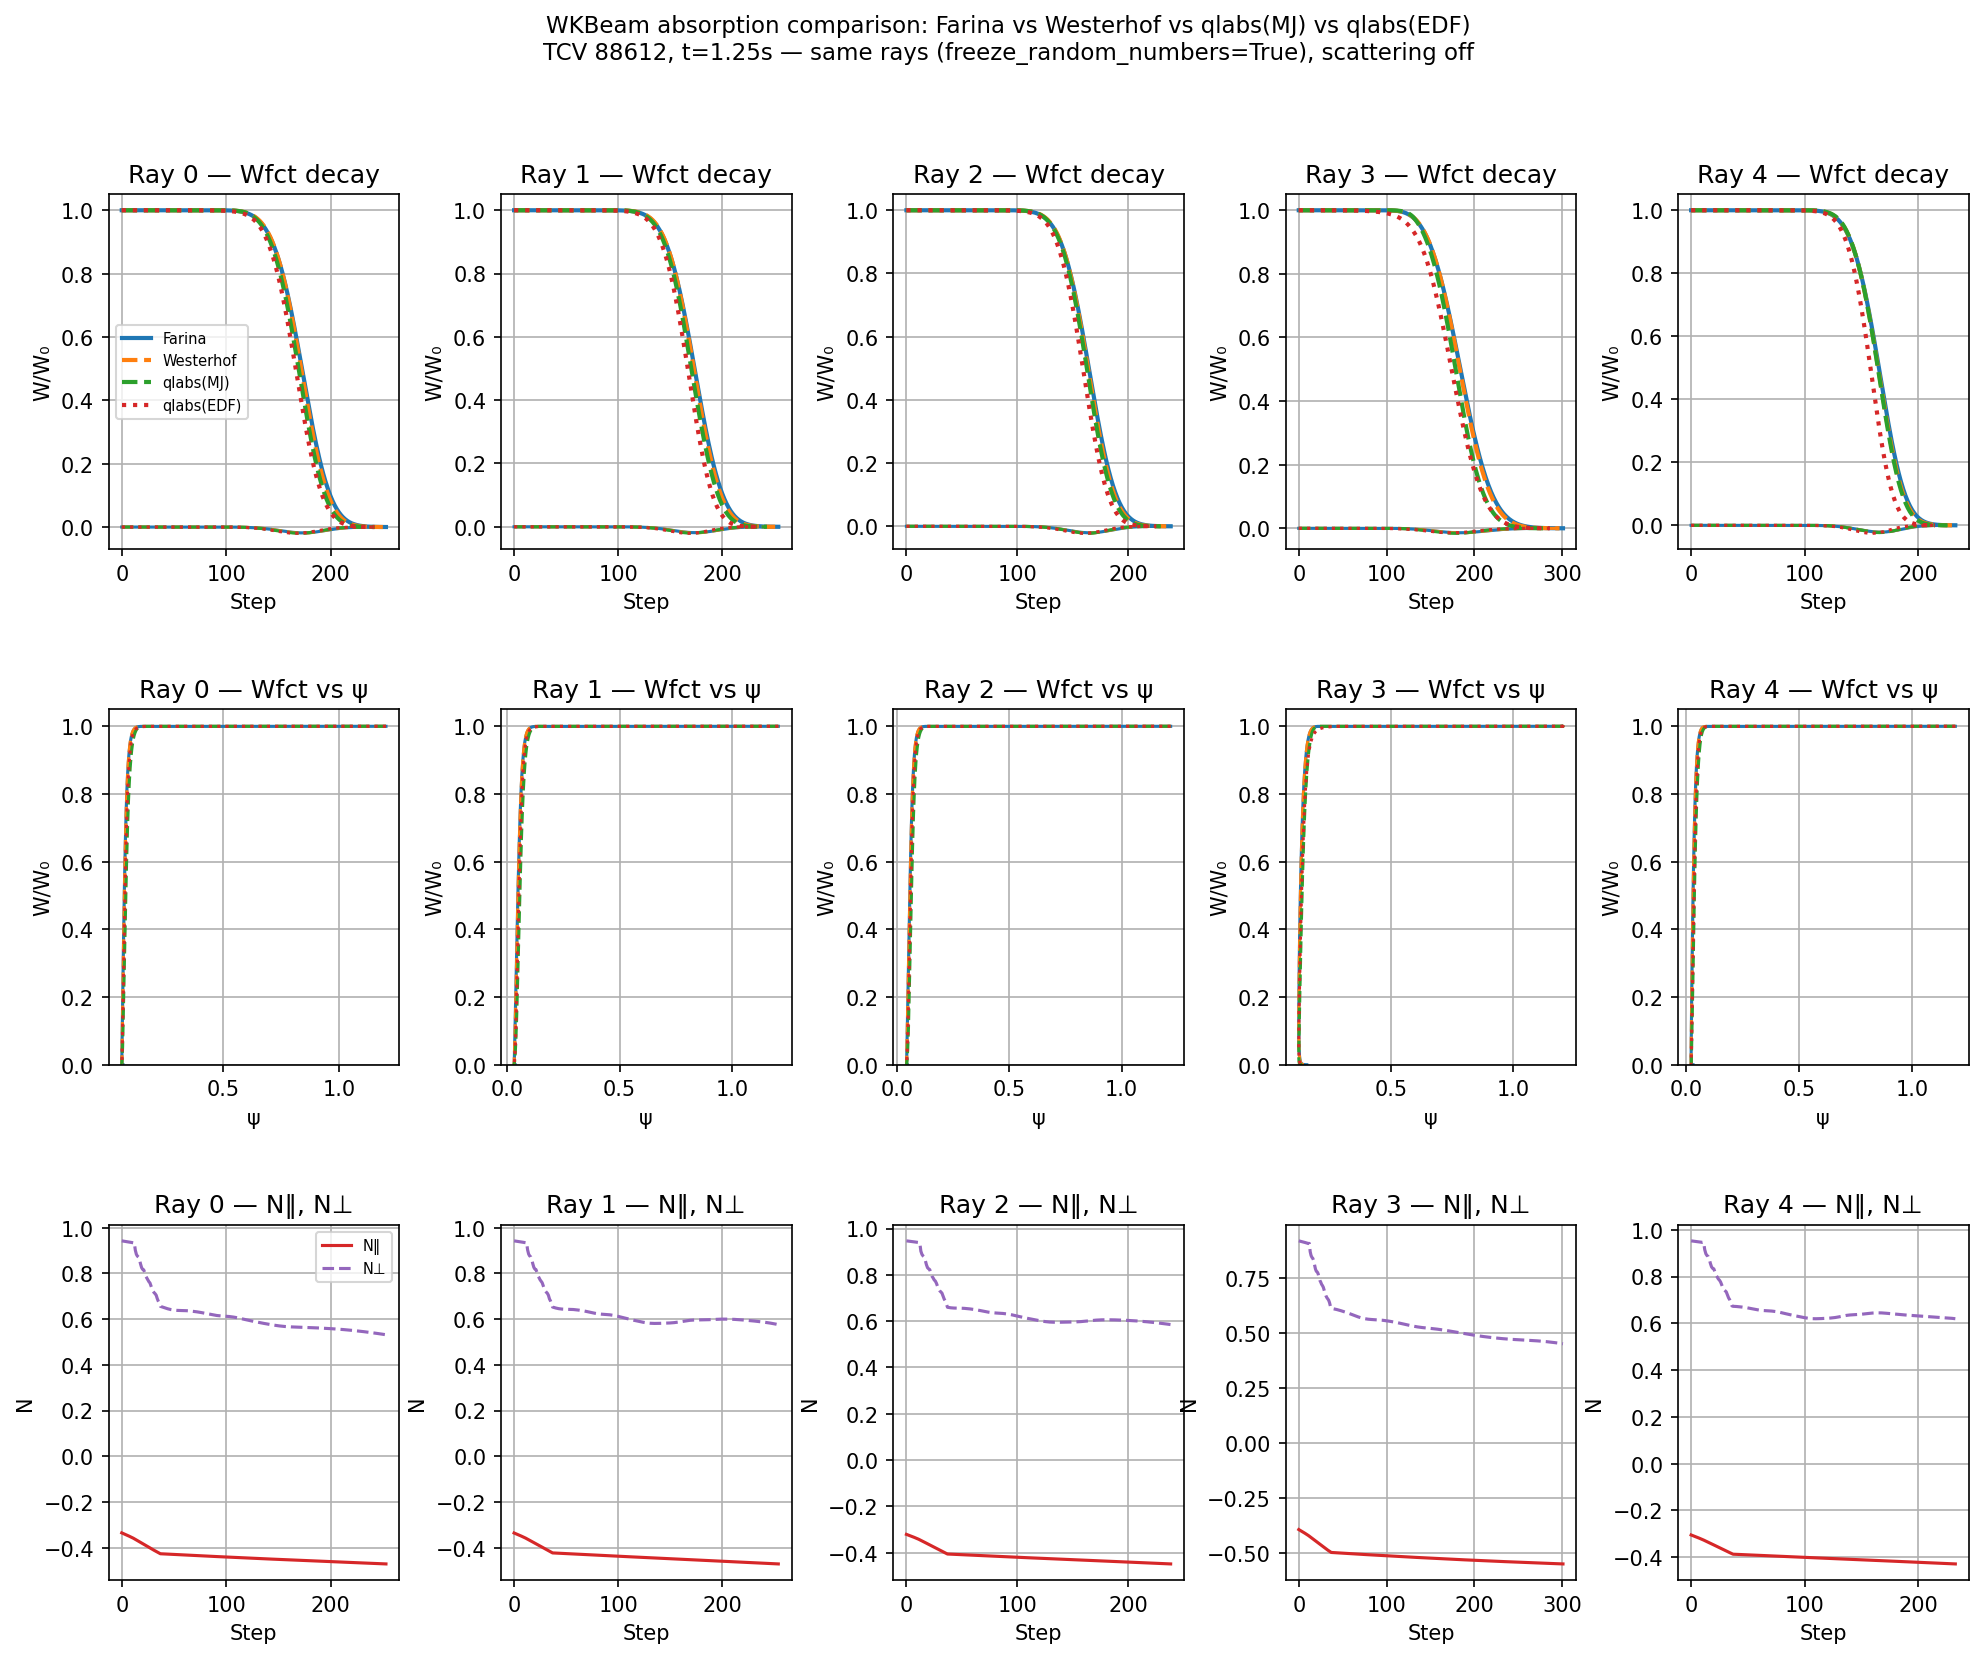

Here is the Python script that generated this plot:
"""
compare_runs.py
===============
Compare three WKBeam ray-tracing runs (same rays, different absorption modules):

    L4_Farina_file0.hdf5    -- Farina (warmdamp) fully-relativistic Maxwellian
    L4_QLabs_M_file0.hdf5   -- qlabs loaded with LUKE Maxwellian (XXfM)
    L4_QLabs_EDF_file0.hdf5 -- qlabs loaded with LUKE actual EDF (XXf0)

Because freeze_random_numbers = True was set, all three runs trace identical
rays.  The only difference is the absorption coefficient, so the Wfct decay
curves can be overlaid directly.

Usage:
    cd StandardCases/TCV_88612_1.25_fluct
    python compare_runs.py

Output:
    compare_runs.png   -- multi-panel figure
    compare_runs.txt   -- summary statistics
"""

import os
import sys
import numpy as np
import h5py
import matplotlib
matplotlib.use('Agg')
import matplotlib.pyplot as plt

# ---------------------------------------------------------------------------
# Paths
# ---------------------------------------------------------------------------
_HERE       = os.path.dirname(os.path.abspath(__file__))
_WKBEAM_ROOT = os.path.normpath(os.path.join(_HERE, '..', '..'))
if _WKBEAM_ROOT not in sys.path:
    sys.path.insert(0, _WKBEAM_ROOT)

# ---------------------------------------------------------------------------
# Configuration
# ---------------------------------------------------------------------------
OUTDIR = os.path.join(_HERE, 'output')

RUNS = {
    'Farina':    os.path.join(OUTDIR, 'L4_Farina_file0.hdf5'),
    'Westerhof':  os.path.join(OUTDIR, 'L4_Westerhof_file0.hdf5'),
    'qlabs(MJ)': os.path.join(OUTDIR, 'L4_QLabs_M_file0.hdf5'),
    'qlabs(EDF)':os.path.join(OUTDIR, 'L4_QLabs_EDF_file0.hdf5'),
}
COLORS = {
    'Farina':    'C0',
    'Westerhof': 'C1',
    'qlabs(MJ)': 'C2',
    'qlabs(EDF)':'C3',
}
LS = {
    'Farina':    '-',
    'Westerhof': '--',
    'qlabs(MJ)': '--',
    'qlabs(EDF)':':',
}

# ---------------------------------------------------------------------------
# Load data
# ---------------------------------------------------------------------------
def load_run(fpath):
    """Return a dict of arrays from a WKBeam output HDF5 file."""
    with h5py.File(fpath, 'r') as f:
        out = {}
        out['Wfct']    = f['TracesWfct'][:]          # (nRays, npt)
        out['Psi']     = f['TracesPsi'][:]            # (nRays, npt)
        out['Npar']    = f['TracesNparallel'][:]      # (nRays, npt)
        out['Nperp']   = f['TracesNperpendicular'][:] # (nRays, npt)
        out['time']    = f['TracesTime'][:]           # (nRays, npt)
        XYZ            = f['TracesXYZ'][:]            # (nRays, 3, npt)
        out['X'] = XYZ[:, 0, :]
        out['Y'] = XYZ[:, 1, :]
        out['Z'] = XYZ[:, 2, :]
        if 'TracesCorrectionFactor' in f:
            out['xi'] = f['TracesCorrectionFactor'][:]
        if 'TracesTheta' in f:
            out['Theta'] = f['TracesTheta'][:]
    return out

# Check all files exist
missing = [k for k, v in RUNS.items() if not os.path.isfile(v)]
if missing:
    print("ERROR: Output files not found for runs:", missing)
    print("Expected paths:")
    for k in missing:
        print(f"  {RUNS[k]}")
    print("\nRun the three simulations first, then re-run this script.")
    sys.exit(1)

data = {name: load_run(path) for name, path in RUNS.items()}
nRays = data['Farina']['Wfct'].shape[0]
print(f"Loaded {len(data)} runs, {nRays} rays each.")

# ---------------------------------------------------------------------------
# Per-ray active mask: steps where all coordinates are non-zero
# ---------------------------------------------------------------------------
def active_mask(d, iray):
    """Boolean mask of valid (non-zero) steps for ray iray."""
    return d['Wfct'][iray] != 0.0

def absorbed_fraction(d, iray):
    """1 - Wfct_last / Wfct_first for active steps."""
    mask = active_mask(d, iray)
    if mask.sum() < 2:
        return float('nan')
    W = d['Wfct'][iray, mask]
    return 1.0 - W[-1] / W[0]

# ---------------------------------------------------------------------------
# Summary statistics
# ---------------------------------------------------------------------------
lines = []
lines.append("="*60)
lines.append(f"Absorbed power fraction per ray (1 - W_final/W_initial)")
lines.append("="*60)
header = f"{'Ray':>4}  " + "  ".join(f"{k:>12}" for k in RUNS)
lines.append(header)
lines.append("-"*60)

afrac = {name: [] for name in RUNS}
for iray in range(nRays):
    row = f"{iray:>4}  "
    for name, d in data.items():
        af = absorbed_fraction(d, iray)
        afrac[name].append(af)
        row += f"  {af:>12.4f}"
    lines.append(row)

lines.append("-"*60)
means_row = f"{'mean':>4}  " + "  ".join(f"{np.nanmean(afrac[k]):>12.4f}" for k in RUNS)
lines.append(means_row)
lines.append("="*60)

lines.append("")
lines.append("Ratio qlabs(EDF) / Farina per ray:")
for iray in range(nRays):
    farina = afrac['Farina'][iray]
    edf    = afrac['qlabs(EDF)'][iray]
    ratio  = edf / farina if (np.isfinite(farina) and farina > 0) else float('nan')
    lines.append(f"  Ray {iray}: {ratio:.4f}")

for line in lines:
    print(line)

txt_out = os.path.join(_HERE, 'compare_runs.txt')
with open(txt_out, 'w') as fh:
    fh.write('\n'.join(lines) + '\n')
print(f"\nSummary written → {txt_out}")

# ---------------------------------------------------------------------------
# Plotting
# ---------------------------------------------------------------------------
fig = plt.figure(figsize=(16, 12))
fig.suptitle(
    'WKBeam absorption comparison: Farina vs Westerhof vs qlabs(MJ) vs qlabs(EDF)\n'
    'TCV 88612, t=1.25s — same rays (freeze_random_numbers=True), scattering off',
    fontsize=11
)
gs = fig.add_gridspec(3, 5, hspace=0.45, wspace=0.35)

for iray in range(5):
    # --- Row 0: Wfct vs step index ---
    ax = fig.add_subplot(gs[0, iray])
    for name, d in data.items():
        mask = active_mask(d, iray)
        steps = np.where(mask)[0]
        W = d['Wfct'][iray, mask]
        W_norm = W / W[0] if W[0] > 0 else W
        ax.plot(steps, W_norm, color=COLORS[name], ls=LS[name], lw=2, label=name)

        ax.plot(steps, np.gradient(W_norm), color=COLORS[name], ls=LS[name], lw=1.5, label=None)
    ax.set(xlabel='Step', ylabel='W/W₀',
           title=f'Ray {iray} — Wfct decay')
    #ax.set_ylim(0, 1.05)
    if iray == 0:
        ax.legend(fontsize=7)
    ax.grid(True)

    # --- Row 1: Wfct vs psi ---
    ax = fig.add_subplot(gs[1, iray])
    for name, d in data.items():
        mask = active_mask(d, iray)
        psi = d['Psi'][iray, mask]
        W = d['Wfct'][iray, mask]
        W_norm = W / W[0] if W[0] > 0 else W
        ax.plot(psi, W_norm, color=COLORS[name], ls=LS[name], lw=1.5, label=name)
    ax.set(xlabel='ψ', ylabel='W/W₀',
           title=f'Ray {iray} — Wfct vs ψ')
    ax.set_ylim(0, 1.05)
    ax.grid(True)

    # --- Row 2: N‖ along ray ---
    ax = fig.add_subplot(gs[2, iray])
    # N‖ is the same for all runs (same rays), just use Farina
    d_ref = data['Farina']
    mask = active_mask(d_ref, iray)
    steps = np.where(mask)[0]
    ax.plot(steps, d_ref['Npar'][iray, mask],  lw=1.5, label='N‖', color='C3')
    ax.plot(steps, d_ref['Nperp'][iray, mask], lw=1.5, label='N⊥', color='C4', ls='--')
    ax.set(xlabel='Step', ylabel='N',
           title=f'Ray {iray} — N‖, N⊥')
    if iray == 0:
        ax.legend(fontsize=7)
    ax.grid(True)

# --- Extra summary panel: absorbed fraction bar chart ---
fig2, ax2 = plt.subplots(figsize=(7, 4))
x = np.arange(nRays)
w = 0.25
for i, (name, vals) in enumerate(afrac.items()):
    ax2.bar(x + (i - 1)*w, vals, width=w, label=name,
            color=COLORS[name], alpha=0.85)
ax2.set_xticks(x)
ax2.set_xticklabels([f'Ray {i}' for i in range(nRays)])
ax2.set(ylabel='Absorbed fraction', title='Absorbed power fraction per ray')
ax2.legend()
ax2.grid(True, axis='y')
fig2.tight_layout()
out2 = os.path.join(_HERE, 'compare_absorbed_fraction.png')
fig2.savefig(out2, dpi=150, bbox_inches='tight')
print(f"Bar chart saved → {out2}")

plt.figure(fig.number)
plt.tight_layout(rect=[0, 0, 1, 0.95])
out1 = os.path.join(_HERE, 'compare_runs.png')
plt.savefig(out1, dpi=150, bbox_inches='tight')
print(f"Ray traces figure saved → {out1}")

# --- Psi-integrated absorption comparison (all rays combined) ---
fig3, axes3 = plt.subplots(1, 2, figsize=(12, 4))
fig3.suptitle('Absorption profile vs ψ (all rays, dW/dψ)', fontsize=11)

psi_bins = np.linspace(0.0, 1.0, 100)
psi_mid  = 0.5 * (psi_bins[:-1] + psi_bins[1:])

for name, d in data.items():
    dW_dpsi = np.zeros(len(psi_mid))
    for iray in range(nRays):
        mask = active_mask(d, iray)
        if mask.sum() < 3:
            continue
        psi_ray = d['Psi'][iray, mask]
        W_ray   = d['Wfct'][iray, mask]
        # absorbed power per step = -d(W)/d(step); bin by psi
        dW = -np.diff(W_ray)       # positive where absorption occurs
        psi_mid_step = 0.5 * (psi_ray[:-1] + psi_ray[1:])
        counts, _ = np.histogram(psi_mid_step, bins=psi_bins, weights=dW)
        dW_dpsi += counts
    axes3[0].plot(np.sqrt(psi_mid), dW_dpsi, color=COLORS[name], ls=LS[name],
                  lw=2, label=name)

axes3[0].set(xlabel='ψ', ylabel='Σ dW/bin', title='dW/dψ (raw, all rays)')
axes3[0].legend(); axes3[0].grid(True)

# Normalised: divide each run by its total to compare shapes
for name, d in data.items():
    dW_dpsi = np.zeros(len(psi_mid))
    for iray in range(nRays):
        mask = active_mask(d, iray)
        if mask.sum() < 3:
            continue
        psi_ray = d['Psi'][iray, mask]
        W_ray   = d['Wfct'][iray, mask]
        dW = -np.diff(W_ray)
        psi_mid_step = 0.5 * (psi_ray[:-1] + psi_ray[1:])
        counts, _ = np.histogram(psi_mid_step, bins=psi_bins, weights=dW)
        dW_dpsi += counts
    total = dW_dpsi.sum()
    if total > 0:
        axes3[1].plot(np.sqrt(psi_mid), dW_dpsi / total, color=COLORS[name], ls=LS[name],
                      lw=2, label=name)

axes3[1].set(xlabel='ψ', ylabel='dW/dψ (normalised)', title='Absorption shape comparison')
axes3[1].legend(); axes3[1].grid(True)

fig3.tight_layout()
out3 = os.path.join(_HERE, 'compare_absorption_profile.png')
fig3.savefig(out3, dpi=150, bbox_inches='tight')
print(f"Absorption profile figure saved → {out3}")

# ---------------------------------------------------------------------------
# 2-D poloidal trajectory plot coloured by W/W₀ (viridis)
# with flux-surface contours from the actual equilibrium
# ---------------------------------------------------------------------------
from matplotlib.collections import LineCollection
import matplotlib.cm as cm

from CommonModules.input_data import InputData
from CommonModules.PlasmaEquilibrium import TokamakEquilibrium, IntSample, StixParamSample
from Tools.PlotData.CommonPlotting import plotting_functions

# Load equilibrium once from the Farina config (identical for all three runs)
_config = os.path.join(_HERE, 'RayTracing_Farina.txt')
print(f"\nLoading equilibrium from {_config} ...")
_idata = InputData(_config)
Eq = TokamakEquilibrium(_idata)
print("Equilibrium loaded.")

# Build a 2D (R, Z) grid covering the full equilibrium domain.
# IntSample(R1d, Z1d, f) returns shape (nZ, nR) — correct for ax.contour(R1d, Z1d, data).
_Rmin = float(Eq.Rgrid[0,  0])
_Rmax = float(Eq.Rgrid[-1, 0])
_Zmin = float(Eq.zgrid[0,  0])
_Zmax = float(Eq.zgrid[0, -1])
_nR   = int((_Rmax - _Rmin) / (_idata.rmin / 80.))
_nZ   = int((_Zmax - _Zmin) / (_idata.rmin / 80.))
_R1d  = np.linspace(_Rmin, _Rmax, _nR)
_Z1d  = np.linspace(_Zmin, _Zmax, _nZ)

print(f"Sampling psi and StixY on {_nR}×{_nZ} grid ...")
psi_2d = IntSample(_R1d, _Z1d, Eq.PsiInt.eval)    # shape (nZ, nR)
rho_2d = np.sqrt(np.clip(psi_2d, 0, None))
_, StixY, _ = StixParamSample(_R1d, _Z1d, Eq, _idata.freq)  # shape (nZ, nR)
print("Done.")

# Optional vessel outline
_vessel_R, _vessel_Z = None, None
try:
    from Tools.PlotData.PlotVessel.plotVessel import plotVessel
    _Rv_in, _Rv_out, _Zv_in, _Zv_out, _Zt, _Rt = plotVessel(_idata)
    _vessel_R = _Rt
    _vessel_Z = _Zt
    print("Vessel outline loaded.")
except Exception as _e:
    print(f"Vessel not available ({_e}), skipping.")

cmap_ray = cm.viridis

fig4, axes4 = plt.subplots(1, len(RUNS), figsize=(5 * len(RUNS), 6), sharey=True)
fig4.suptitle(
    '2D ray trajectories in poloidal plane — coloured by W/W₀\n'
    '(viridis: yellow = full power, purple = absorbed)',
    fontsize=11
)

# Axis limits: ray extent plus margin, clipped to equilibrium domain
all_R_pts, all_Z_pts = [], []
for name, d in data.items():
    for iray in range(nRays):
        mask = active_mask(d, iray)
        if mask.sum() < 2:
            continue
        all_R_pts.extend(np.sqrt(d['X'][iray, mask]**2 + d['Y'][iray, mask]**2))
        all_Z_pts.extend(d['Z'][iray, mask])

_R_pad, _Z_pad = 8.0, 8.0
Rlim = (max(min(all_R_pts) - _R_pad, _Rmin),
        min(max(all_R_pts) + _R_pad, _Rmax))
Zlim = (max(min(all_Z_pts) - _Z_pad, _Zmin),
        min(max(all_Z_pts) + _Z_pad, _Zmax))

for ax, (name, d) in zip(axes4, data.items()):

    # --- flux surface contours (background) ---
    # rho_2d has shape (nZ, nR) — correct for contour(R1d, Z1d, data)
    ax.contourf(_R1d, _Z1d, rho_2d,
                levels=np.linspace(0, 1.05, 22),
                cmap='Blues_r', alpha=0.35, zorder=0)
    ax.contour(_R1d, _Z1d, rho_2d,
               levels=np.arange(0.1, 1.0, 0.1),
               colors='grey', linewidths=0.7, linestyles='dashed', zorder=1)
    ax.contour(_R1d, _Z1d, rho_2d,
               levels=[1.0],
               colors='black', linewidths=1.2, zorder=2)

    # --- cyclotron resonances (lime green lines: n=1 dotted, n=2 dash-dot, n=3 dashed) ---
    plotting_functions.add_cyclotron_resonances(_R1d, _Z1d, StixY, ax)

    # --- vessel outline ---
    if _vessel_R is not None:
        ax.plot(_vessel_R, _vessel_Z, color='dimgrey', lw=1.5, zorder=3)

    # --- coloured ray segments ---
    for iray in range(nRays):
        mask = active_mask(d, iray)
        if mask.sum() < 2:
            continue
        R  = np.sqrt(d['X'][iray, mask]**2 + d['Y'][iray, mask]**2)
        Z  = d['Z'][iray, mask]
        W  = d['Wfct'][iray, mask]
        W0 = W[0] if W[0] > 0 else 1.0
        c  = W / W0

        pts      = np.stack([R, Z], axis=1)
        segments = np.stack([pts[:-1], pts[1:]], axis=1)
        c_seg    = 0.5 * (c[:-1] + c[1:])

        lc = LineCollection(segments, cmap=cmap_ray, norm=plt.Normalize(0, 1),
                            linewidth=2.5, zorder=4)
        lc.set_array(c_seg)
        ax.add_collection(lc)

        ax.plot(R[0], Z[0], 'o', ms=4, color='white', mec='black', mew=0.6, zorder=5)

    ax.set_xlim(Rlim)
    ax.set_ylim(Zlim)
    ax.set_aspect('equal')
    ax.set_xlabel('R [cm]')
    if ax is axes4[0]:
        ax.set_ylabel('Z [cm]')
    ax.set_title(name, fontsize=10)

# Shared colourbar for W/W₀
sm = cm.ScalarMappable(cmap=cmap_ray, norm=plt.Normalize(0, 1))
sm.set_array([])
cbar = fig4.colorbar(sm, ax=axes4.tolist(), shrink=0.75, pad=0.02)
cbar.set_label('W / W₀  (1 = full power, 0 = absorbed)', fontsize=9)

fig4.tight_layout(rect=[0, 0, 1, 0.93])
out4 = os.path.join(_HERE, 'compare_trajectories.png')
fig4.savefig(out4, dpi=150, bbox_inches='tight')
print(f"Trajectory figure saved → {out4}")

# ---------------------------------------------------------------------------
# 2-D poloidal trajectory plot coloured by POWER RATIO between runs
#   Left panel:  W_qlabs(MJ) / W_Farina  — how much power remains relative to Farina
#   Right panel: W_qlabs(EDF) / W_qlabs(MJ) — quasi-linear correction vs Maxwellian
#
# Ratio = 1 (white/yellow) means both runs agree; ratio > 1 means the numerator
# run has absorbed less power at that point; ratio < 1 means more absorption.
# A diverging colourmap centered at 1 makes deviations immediately visible.
# ---------------------------------------------------------------------------
cmap_ratio = cm.RdYlGn      # green > 1 (less absorbed), red < 1 (more absorbed)
ratio_norm_MJ  = plt.Normalize(vmin=0.8, vmax=1.2)   # MJ vs Farina: expect ≈ 1
ratio_norm_EDF = plt.Normalize(vmin=0.8, vmax=1.2)   # EDF vs MJ: expect ≤ 1

fig5, axes5 = plt.subplots(1, 2, figsize=(11, 6), sharey=True)
fig5.suptitle(
    '2D ray trajectories — coloured by W ratio between runs\n'
    'green = numerator has MORE power remaining, red = LESS',
    fontsize=11
)

panel_specs = [
    (axes5[0], 'qlabs(MJ) / Farina',    'qlabs(MJ)', 'Farina',    ratio_norm_MJ),
    (axes5[1], 'qlabs(EDF) / qlabs(MJ)', 'qlabs(EDF)', 'qlabs(MJ)', ratio_norm_EDF),
]

for ax, title, num_name, den_name, norm in panel_specs:
    d_num = data[num_name]
    d_den = data[den_name]

    # --- background: flux surfaces ---
    ax.contourf(_R1d, _Z1d, rho_2d,
                levels=np.linspace(0, 1.05, 22),
                cmap='Blues_r', alpha=0.35, zorder=0)
    ax.contour(_R1d, _Z1d, rho_2d,
               levels=np.arange(0.1, 1.0, 0.1),
               colors='grey', linewidths=0.7, linestyles='dashed', zorder=1)
    ax.contour(_R1d, _Z1d, rho_2d,
               levels=[1.0],
               colors='black', linewidths=1.2, zorder=2)
    plotting_functions.add_cyclotron_resonances(_R1d, _Z1d, StixY, ax)
    if _vessel_R is not None:
        ax.plot(_vessel_R, _vessel_Z, color='dimgrey', lw=1.5, zorder=3)

    # --- ray segments coloured by W_num / W_den ---
    for iray in range(nRays):
        mask_num = active_mask(d_num, iray)
        mask_den = active_mask(d_den, iray)
        # Use only steps that are active in both runs
        mask = mask_num & mask_den
        if mask.sum() < 2:
            continue

        R = np.sqrt(d_num['X'][iray, mask]**2 + d_num['Y'][iray, mask]**2)
        Z = d_num['Z'][iray, mask]
        W_num = d_num['Wfct'][iray, mask]
        W_den = d_den['Wfct'][iray, mask]

        # Normalise each run to its own first step so W₀ cancels
        W_num_norm = W_num / W_num[0] if W_num[0] > 0 else W_num
        W_den_norm = W_den / W_den[0] if W_den[0] > 0 else W_den

        ratio = np.where(W_den_norm > 0, W_num_norm / W_den_norm, 1.0)

        pts      = np.stack([R, Z], axis=1)
        segments = np.stack([pts[:-1], pts[1:]], axis=1)
        c_seg    = 0.5 * (ratio[:-1] + ratio[1:])

        lc = LineCollection(segments, cmap=cmap_ratio, norm=norm,
                            linewidth=2.5, zorder=4)
        lc.set_array(c_seg)
        ax.add_collection(lc)
        ax.plot(R[0], Z[0], 'o', ms=4, color='white', mec='black', mew=0.6, zorder=5)

    ax.set_xlim(Rlim)
    ax.set_ylim(Zlim)
    ax.set_aspect('equal')
    ax.set_xlabel('R [cm]')
    ax.set_title(title, fontsize=10)

axes5[0].set_ylabel('Z [cm]')

# Shared colourbar
sm5 = cm.ScalarMappable(cmap=cmap_ratio, norm=ratio_norm_MJ)
sm5.set_array([])
cbar5 = fig5.colorbar(sm5, ax=axes5.tolist(), shrink=0.75, pad=0.02)
cbar5.set_label('(W/W₀)_numerator / (W/W₀)_denominator\n'
                '1 = equal absorption, >1 = numerator absorbs less', fontsize=9)

fig5.tight_layout(rect=[0, 0, 1, 0.93])
out5 = os.path.join(_HERE, 'compare_ratio_trajectories.png')
fig5.savefig(out5, dpi=150, bbox_inches='tight')
print(f"Ratio trajectory figure saved → {out5}")
